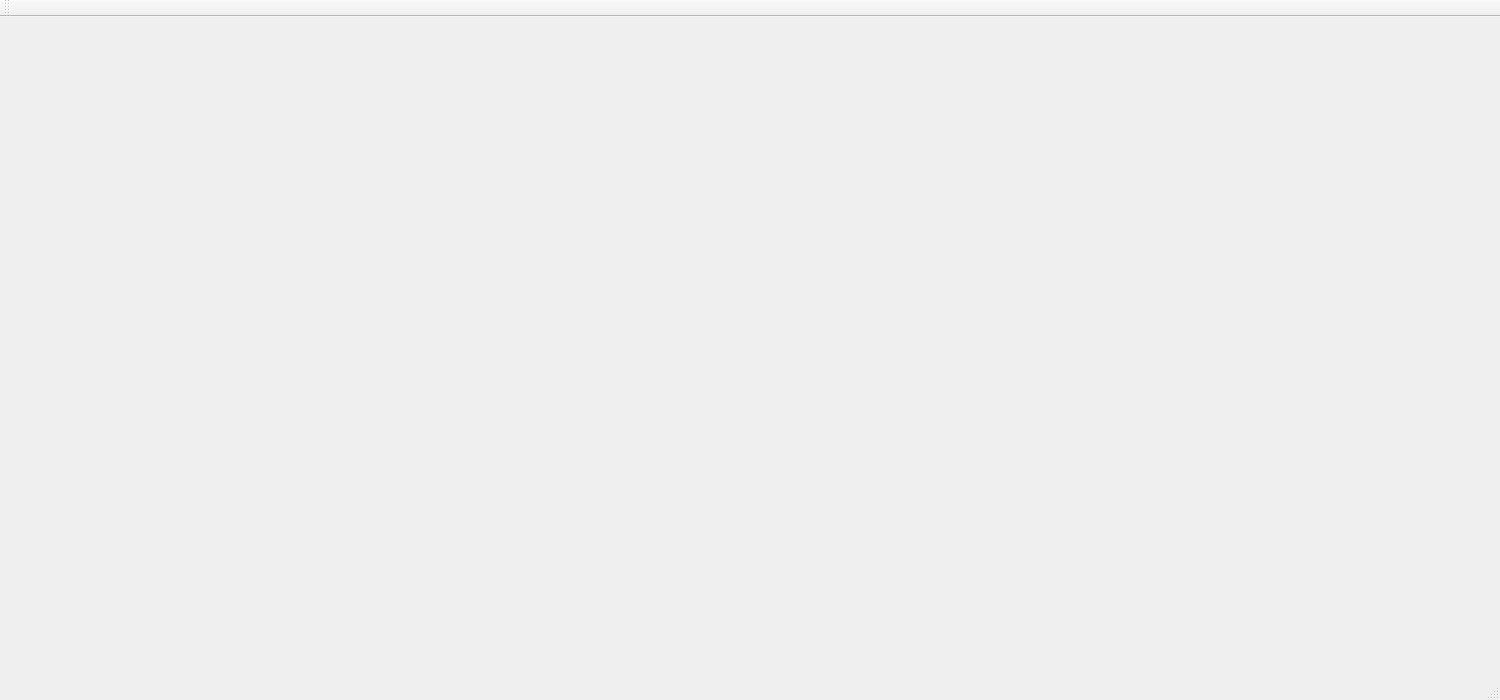
<?xml version="1.0" encoding="UTF-8"?>
<ui version="4.0">
 <class>MainWindow</class>
 <widget class="QMainWindow" name="MainWindow">
  <property name="geometry">
   <rect>
    <x>0</x>
    <y>0</y>
    <width>1500</width>
    <height>700</height>
   </rect>
  </property>
  <property name="windowTitle">
   <string>AUV岸基</string>
  </property>
  <property name="layoutDirection">
   <enum>Qt::LeftToRight</enum>
  </property>
  <widget class="QWidget" name="centralWidget"/>
  <widget class="QMenuBar" name="menuBar">
   <property name="geometry">
    <rect>
     <x>0</x>
     <y>0</y>
     <width>1500</width>
     <height>23</height>
    </rect>
   </property>
   <property name="layoutDirection">
    <enum>Qt::LeftToRight</enum>
   </property>
   <property name="autoFillBackground">
    <bool>false</bool>
   </property>
   <property name="inputMethodHints">
    <set>Qt::ImhNone</set>
   </property>
   <property name="defaultUp">
    <bool>false</bool>
   </property>
   <property name="nativeMenuBar">
    <bool>false</bool>
   </property>
  </widget>
  <widget class="QToolBar" name="mainToolBar">
   <attribute name="toolBarArea">
    <enum>TopToolBarArea</enum>
   </attribute>
   <attribute name="toolBarBreak">
    <bool>false</bool>
   </attribute>
  </widget>
  <widget class="QStatusBar" name="statusBar"/>
 </widget>
 <layoutdefault spacing="6" margin="11"/>
 <resources/>
 <connections/>
</ui>
